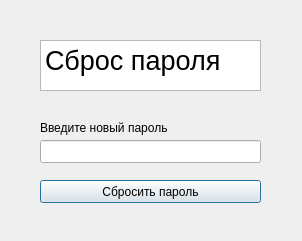
<?xml version="1.0" encoding="UTF-8"?>
<ui version="4.0">
 <class>inpnwpass</class>
 <widget class="QDialog" name="inpnwpass">
  <property name="geometry">
   <rect>
    <x>0</x>
    <y>0</y>
    <width>302</width>
    <height>241</height>
   </rect>
  </property>
  <property name="windowTitle">
   <string>Dialog</string>
  </property>
  <widget class="QTextBrowser" name="textBrowser">
   <property name="geometry">
    <rect>
     <x>40</x>
     <y>40</y>
     <width>221</width>
     <height>51</height>
    </rect>
   </property>
   <property name="html">
    <string>&lt;!DOCTYPE HTML PUBLIC &quot;-//W3C//DTD HTML 4.0//EN&quot; &quot;http://www.w3.org/TR/REC-html40/strict.dtd&quot;&gt;
&lt;html&gt;&lt;head&gt;&lt;meta name=&quot;qrichtext&quot; content=&quot;1&quot; /&gt;&lt;meta charset=&quot;utf-8&quot; /&gt;&lt;style type=&quot;text/css&quot;&gt;
p, li { white-space: pre-wrap; }
hr { height: 1px; border-width: 0; }
li.unchecked::marker { content: &quot;\2610&quot;; }
li.checked::marker { content: &quot;\2612&quot;; }
&lt;/style&gt;&lt;/head&gt;&lt;body style=&quot; font-family:'Sans Serif'; font-size:9pt; font-weight:400; font-style:normal;&quot;&gt;
&lt;p style=&quot; margin-top:0px; margin-bottom:0px; margin-left:0px; margin-right:0px; -qt-block-indent:0; text-indent:0px;&quot;&gt;&lt;span style=&quot; font-size:20pt;&quot;&gt;Сброс пароля&lt;/span&gt;&lt;/p&gt;&lt;/body&gt;&lt;/html&gt;</string>
   </property>
  </widget>
  <widget class="QLabel" name="label">
   <property name="geometry">
    <rect>
     <x>40</x>
     <y>120</y>
     <width>131</width>
     <height>16</height>
    </rect>
   </property>
   <property name="text">
    <string>Введите новый пароль</string>
   </property>
  </widget>
  <widget class="QLineEdit" name="lineEdit">
   <property name="geometry">
    <rect>
     <x>40</x>
     <y>140</y>
     <width>221</width>
     <height>23</height>
    </rect>
   </property>
  </widget>
  <widget class="QPushButton" name="pushButton">
   <property name="geometry">
    <rect>
     <x>40</x>
     <y>180</y>
     <width>221</width>
     <height>23</height>
    </rect>
   </property>
   <property name="text">
    <string>Сбросить пароль</string>
   </property>
  </widget>
 </widget>
 <resources/>
 <connections/>
</ui>
